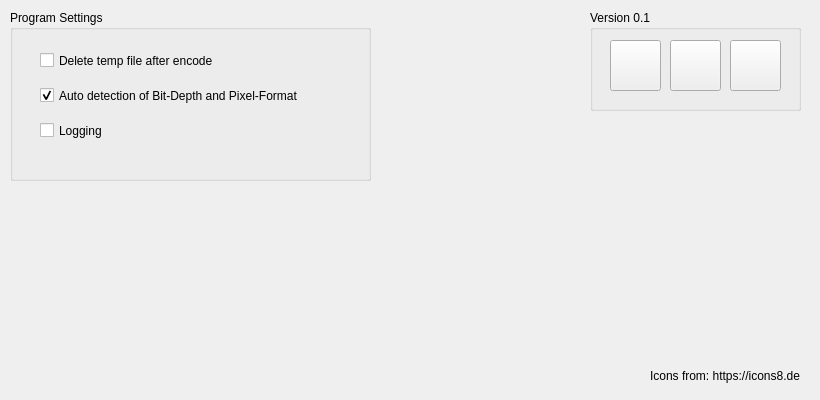
   <widget class="QWidget" name="tab_7">
    <attribute name="title">
     <string>Preferences</string>
    </attribute>
    <widget class="QGroupBox" name="groupBox_10">
     <property name="geometry">
      <rect>
       <x>10</x>
       <y>10</y>
       <width>361</width>
       <height>171</height>
      </rect>
     </property>
     <property name="title">
      <string>Program Settings</string>
     </property>
     <widget class="QCheckBox" name="checkBoxDeleteTempFiles">
      <property name="geometry">
       <rect>
        <x>30</x>
        <y>30</y>
        <width>211</width>
        <height>41</height>
       </rect>
      </property>
      <property name="text">
       <string>Delete temp file after encode</string>
      </property>
     </widget>
     <widget class="QCheckBox" name="checkBoxPixelAutoDetect">
      <property name="geometry">
       <rect>
        <x>30</x>
        <y>70</y>
        <width>311</width>
        <height>31</height>
       </rect>
      </property>
      <property name="toolTip">
       <string>Enables / Disables Bit-Depth and Pixel-Format Auto-Detection</string>
      </property>
      <property name="text">
       <string>Auto detection of Bit-Depth and Pixel-Format</string>
      </property>
      <property name="checked">
       <bool>true</bool>
      </property>
      <property name="autoRepeat">
       <bool>false</bool>
      </property>
      <property name="autoExclusive">
       <bool>false</bool>
      </property>
     </widget>
     <widget class="QCheckBox" name="checkBoxLogging">
      <property name="geometry">
       <rect>
        <x>30</x>
        <y>100</y>
        <width>301</width>
        <height>41</height>
       </rect>
      </property>
      <property name="text">
       <string>Logging</string>
      </property>
     </widget>
    </widget>
    <widget class="QGroupBox" name="groupBox_11">
     <property name="geometry">
      <rect>
       <x>590</x>
       <y>10</y>
       <width>211</width>
       <height>101</height>
      </rect>
     </property>
     <property name="title">
      <string>Version 0.1</string>
     </property>
     <widget class="QPushButton" name="pushButtonGithub">
      <property name="geometry">
       <rect>
        <x>20</x>
        <y>30</y>
        <width>51</width>
        <height>51</height>
       </rect>
      </property>
      <property name="text">
       <string/>
      </property>
      <property name="icon">
       <iconset>
        <normaloff>../img/github.png</normaloff>../img/github.png</iconset>
      </property>
      <property name="iconSize">
       <size>
        <width>42</width>
        <height>42</height>
       </size>
      </property>
     </widget>
     <widget class="QPushButton" name="pushButtonDiscord">
      <property name="geometry">
       <rect>
        <x>80</x>
        <y>30</y>
        <width>51</width>
        <height>51</height>
       </rect>
      </property>
      <property name="text">
       <string/>
      </property>
      <property name="icon">
       <iconset>
        <normaloff>../img/discord.png</normaloff>../img/discord.png</iconset>
      </property>
      <property name="iconSize">
       <size>
        <width>42</width>
        <height>42</height>
       </size>
      </property>
     </widget>
     <widget class="QPushButton" name="pushButtonPayPal">
      <property name="geometry">
       <rect>
        <x>140</x>
        <y>30</y>
        <width>51</width>
        <height>51</height>
       </rect>
      </property>
      <property name="text">
       <string/>
      </property>
      <property name="icon">
       <iconset>
        <normaloff>../img/paypal.png</normaloff>../img/paypal.png</iconset>
      </property>
      <property name="iconSize">
       <size>
        <width>42</width>
        <height>42</height>
       </size>
      </property>
     </widget>
    </widget>
    <widget class="QLabel" name="label_58">
     <property name="geometry">
      <rect>
       <x>650</x>
       <y>360</y>
       <width>161</width>
       <height>31</height>
      </rect>
     </property>
     <property name="font">
      <font>
       <pointsize>9</pointsize>
      </font>
     </property>
     <property name="text">
      <string>Icons from: https://icons8.de</string>
     </property>
    </widget>
   </widget>
